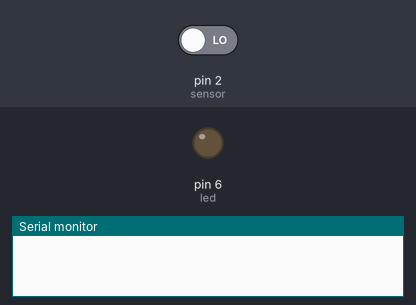
Bench run of a sketch on a simulated Arduino Uno, built with avr-gcc and run on an emulated ATmega328P. Shown: output pins drawn as LEDs (lit = HIGH), the last lines printed to the serial monitor. Inputs (shaded band) come from the test bench; at power-on: pin 2 (sensor) LOW.

Above: at 4.8 s.
4.9 s: pin 2 (sensor) driven HIGH
At 6.6 s:
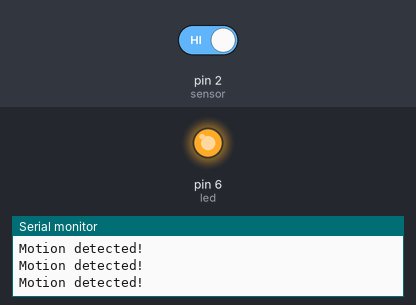
7.6 s: pin 2 (sensor) driven LOW
At 7.9 s:
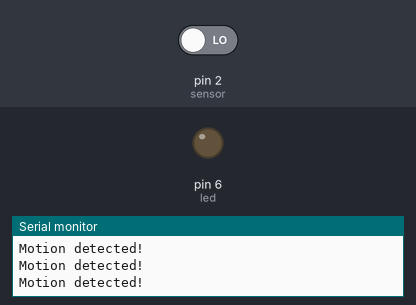
Timing chart, 0 to 10.6 s (numbered marks = the images above; inputs shaded):
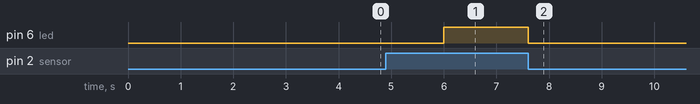

Measured:
- after the input at 4.9 s, pin 6 (led): LOW → HIGH after 1.1 s
- after the input at 7.6 s, pin 6 (led): HIGH → LOW at once

The sketch:

PIR.ino
```cpp
int led=6;
int sensor=2;
int val=0;

void setup() {
pinMode(led,OUTPUT);
pinMode(sensor,INPUT);
Serial.begin(9600);

}

void loop() {
  val = digitalRead(sensor);   // read sensor value
  if (val == HIGH) {           // check if the sensor is HIGH
    digitalWrite(led, HIGH);   // turn LED ON
    delay(100);               // delay 100 milliseconds
    Serial.println("Motion detected!");

  }
  else {
      digitalWrite(led, LOW); // turn LED OFF
      delay(2000);             // delay 200 milliseconds
      }
  }
```
